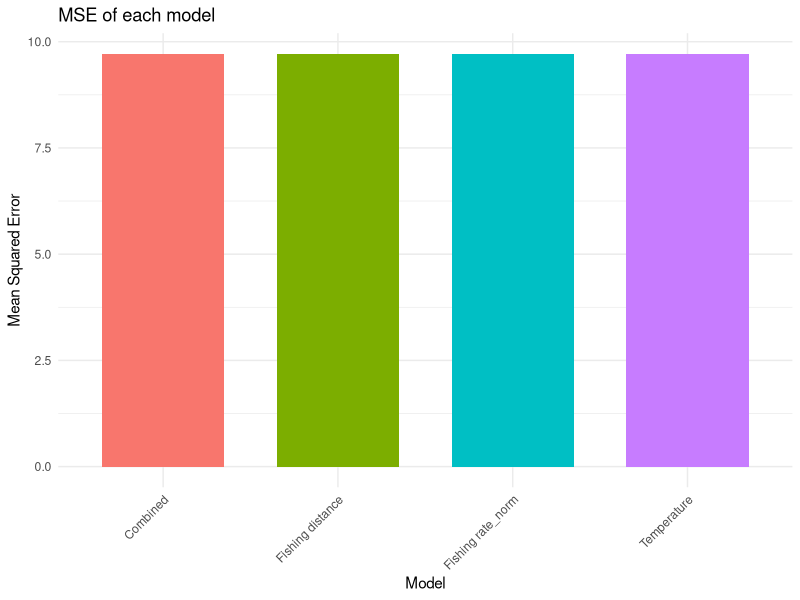

Reproduce this figure in R.
## ---- chunk 1
knitr::opts_chunk$set(echo = TRUE)
## ---- chunk 2
library(caret)
set.seed(123)

merged_effort <- read.csv("FinalApp_beta/merged.csv")
## ---- chunk 3
split_indices <- createDataPartition(merged_effort$average_bleaching, p = 0.8, list = FALSE)
training_set <- merged_effort[split_indices, ]
testing_set <- merged_effort[-split_indices, ]
## ---- chunk 4
# Model 1: Temperature
model_temp <- lm(average_bleaching ~ clim_sst, data = training_set)
summary(model_temp)

# Model 2: Fishing rate_norm
model_rate_norm <- lm(average_bleaching ~ rate_norm, data = training_set)
summary(model_rate_norm)

# Model 3: Fishing distance
model_distance <- lm(average_bleaching ~ distance_to_nearest_reef, data = training_set)
summary(model_distance)
## ---- chunk 5
model_all <- lm(average_bleaching ~ clim_sst + rate_norm + distance_to_nearest_reef, data = training_set)
summary(model_all)
## ---- chunk 6
library(Metrics)
# Evaluate model performance
pred_temp <- predict(model_temp, testing_set)
pred_rate_norm <- predict(model_rate_norm, testing_set)
pred_distance <- predict(model_distance, testing_set)
pred_all <- predict(model_all, testing_set)

mse_temp <- mse(testing_set$average_bleaching, pred_temp)
mse_rate_norm <- mse(testing_set$average_bleaching, pred_rate_norm)
mse_distance <- mse(testing_set$average_bleaching, pred_distance)
mse_all <- mse(testing_set$average_bleaching, pred_all)

cat("MSE for Temperature model:", mse_temp, "\n")
cat("MSE for Fishing rate_norm model:", mse_rate_norm, "\n")
cat("MSE for Fishing distance model:", mse_distance, "\n")
cat("MSE for Combined model:", mse_all, "\n")

library(ggplot2)
# Create a data frame for plotting
mse_data <- data.frame(
  Model = factor(c("Temperature", "Fishing rate_norm", "Fishing distance", "Combined")),
  MSE = c(mse_temp, mse_rate_norm, mse_distance, mse_all)
)

# Create the bar plot
ggplot(mse_data, aes(x = Model, y = MSE, fill = Model)) +
  geom_bar(stat = "identity", width = 0.7, show.legend = FALSE) +
  labs(title = "MSE of each model", x = "Model", y = "Mean Squared Error") +
  theme_minimal() +
  theme(axis.text.x = element_text(angle = 45, hjust = 1))
## ---- chunk 7
# Install and load the randomForest package
library(randomForest)

# Create binary target variable
training_set$bleaching_occurred <- as.factor(ifelse(training_set$average_bleaching > 0, 1, 0))
testing_set$bleaching_occurred <- as.factor(ifelse(testing_set$average_bleaching > 0, 1, 0))

# Random Forest Model
rf_model <- randomForest(bleaching_occurred ~ clim_sst + rate_norm + distance_to_nearest_reef,
                         data = training_set)
rf_pred <- predict(rf_model, testing_set)
## ---- chunk 8
logit_model <- glm(bleaching_occurred ~ clim_sst + rate_norm + distance_to_nearest_reef, 
                   data = training_set, family = binomial)
logit_pred <- predict(logit_model, testing_set, type = "response")
logit_pred <- ifelse(logit_pred > 0.5, 1, 0)

summary(logit_model)
## ---- chunk 9
library(e1071)
library(kernlab)

svm_model_fit <- svm(bleaching_occurred ~ clim_sst + rate_norm + distance_to_nearest_reef, data = training_set)
svm_predictions <- predict(svm_model_fit, newdata = testing_set)
svm_accuracy <- mean(svm_predictions == testing_set$bleaching_occurred)
## ---- chunk 10
library(caret)
library(nnet)

knn_model_fit <- knn3(bleaching_occurred ~ clim_sst + rate_norm + distance_to_nearest_reef, data = training_set)
knn_predictions <- predict(knn_model_fit, newdata = testing_set)
knn_accuracy <- mean(knn_predictions == testing_set$bleaching_occurred)
## ---- chunk 11
library(class)

nn_model_fit <- nnet(bleaching_occurred ~ clim_sst + rate_norm + distance_to_nearest_reef, data = training_set, linout = FALSE, trace = FALSE, size = 3)
nn_predictions <- predict(nn_model_fit, newdata = testing_set, type = "class")
nn_accuracy <- mean(nn_predictions == testing_set$bleaching_occurred)
